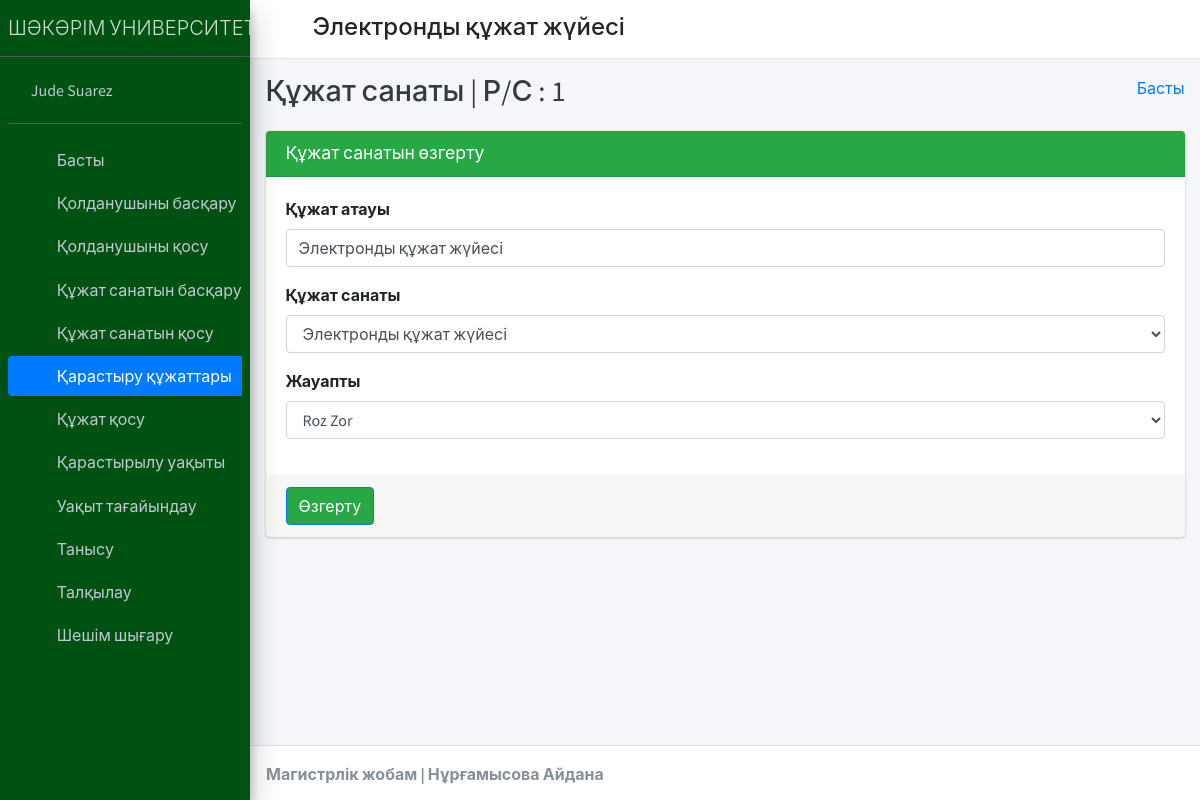
The page /edit_subject/1/ (signed in) on the database its author committed.
### student_management_app/models.py (models this page shows)
class CustomUser(AbstractUser):
    user_type_data = ((1, "HOD"), (2, "Staff"), (3, "Student"))
    user_type = models.CharField(default=1, choices=user_type_data, max_length=10)

class Subjects(models.Model):
    id =models.AutoField(primary_key=True)
    subject_name = models.CharField(max_length=255)
    course_id = models.ForeignKey(Courses, on_delete=models.CASCADE, default=1) #need to give defauult course
    staff_id = models.ForeignKey(CustomUser, on_delete=models.CASCADE)
    created_at = models.DateTimeField(auto_now_add=True)
    updated_at = models.DateTimeField(auto_now=True)
    objects = models.Manager()

class Courses(models.Model):
    id = models.AutoField(primary_key=True)
    course_name = models.CharField(max_length=255)
    created_at = models.DateTimeField(auto_now_add=True)
    updated_at = models.DateTimeField(auto_now=True)
    objects = models.Manager()

### student_management_app/HodViews.py (the view)
# urls.py: path('edit_subject/<subject_id>/', HodViews.edit_subject, name="edit_subject"),
def edit_subject(request, subject_id):
    subject = Subjects.objects.get(id=subject_id)
    courses = Courses.objects.all()
    staffs = CustomUser.objects.filter(user_type='2')
    context = {
        "subject": subject,
        "courses": courses,
        "staffs": staffs,
        "id": subject_id
    }
    return render(request, 'hod_template/edit_subject_template.html', context)

### student_management_app/LoginCheckMiddleWare.py (called while the page is built, shortened)
    def process_view(self, request, view_func, view_args, view_kwargs):
        modulename = view_func.__module__
        user = request.user
        if user.is_authenticated:
            if user.user_type == "1":
                if modulename == "student_management_app.HodViews":
                    pass
                elif modulename == "student_management_app.views" or modulename == "django.views.static":
                    pass
                else:
                    return redirect("admin_home")
            else:
                return redirect("login")
        else:
            if request.path == reverse("login") or request.path == reverse("doLogin"):
                pass
            else:
                return redirect("login")

### student_management_app/templates/hod_template/edit_subject_template.html (shortened to what this page needs)
{% extends 'hod_template/base_template.html' %}
{% block page_title %}
    Құжат санаты | Р/С : {{ subject.id }}
{% endblock page_title %}
{% block main_content %}
{% load static %}
<section class="content">
        <div class="container-fluid">
            <div class="row">
                <div class="col-md-12">
                    <div class="card card-primary">
                    <div class="card-header" style="background:#28a745;">
                        <h3 class="card-title">Құжат санатын өзгерту</h3>
                    </div>
                    <form role="form" method="POST" action="{% url 'edit_subject_save' %}">
                        <div class="card-body">
                            <div class="form-group">
                                <label>Құжат атауы </label>
                                <input type="text" class="form-control" name="subject" value="{{ subject.subject_name }}">
                            </div>
                            <div class="form-group">
                                <label>Құжат санаты </label>
                                <select class="form-control" name="course">
                                    {% for course in courses %}
                                        <option value="{{ course.id }}" {% if course.id == subject.course_id.id %} selected {% endif %}>{{ course.course_name }}</option>
                                    {% endfor %}
                                </select>
                            </div>
                            <div class="form-group">
                                <label>Жауапты </label>
                                <select class="form-control" name="staff">
                                    {% for staff in staffs %}
                                        <option value="{{ staff.id }}" {% if staff.id == subject.staff_id.id %} selected {% endif %}>{{ staff.first_name }} {{ staff.last_name }}</option>
                                    {% endfor %}
                                </select>
                            </div>
                        </div>
                        <div class="card-footer">
                        <button type="submit" class="btn btn-primary" style="background:#28a745;">Өзгерту</button>
                        </div>
                    </form>
                    </div>
                </div>
            </div>
        </div>
      </section>
  {% endblock main_content %}

### student_management_app/templates/hod_template/sidebar_template.html
{% load static %}
<aside class="main-sidebar sidebar-dark-primary elevation-4" style="background-color:#005213;">
      <a href="{% url 'admin_home' %}" class="brand-link">
        <span class="brand-text font-weight-light">ШӘКӘРІМ УНИВЕРСИТЕТІ</span>
      </a>
      <div class="sidebar">
        <div class="user-panel mt-3 pb-3 mb-3 d-flex">
          <div class="image">
          </div>
          <div class="info">
            <a href="{% url 'admin_profile' %}" class="d-block">{{ user.first_name }} {{ user.last_name }}</a>
          </div>
        </div>
        <nav class="mt-2">
          <ul class="nav nav-pills nav-sidebar flex-column" data-widget="treeview" role="menu" data-accordion="false">
            <li class="nav-item">
              {% url 'admin_home' as admin_home %}
              <a href="{{ admin_home }}" class="nav-link {% if request.path == admin_home %} active {% endif %}">
                <i class="nav-icon fas fa-tachometer-alt"></i>
                <p>
                  Басты
                </p>
              </a>
            </li>
            <li class="nav-item">
              {% url 'manage_staff' as manage_staff %}
              {% url 'edit_staff' staff_id=id as edit_staff %}
              <a href="{{ manage_staff }}" class="nav-link {% if request.path == manage_staff %} active {% endif %} {% if request.path == edit_staff %} active {% endif %}">
                <i class="nav-icon fas fa-chalkboard-teacher"></i>
                <p>
                  Қолданушыны басқару
                </p>
              </a>
            </li>
            <li class="nav-item">
              {% url 'add_staff' as add_staff %}
              <a href="{{ add_staff }}" class="nav-link {% if request.path == add_staff %} active {% endif %}">
                <i class="nav-icon fas fa-th"></i>
                <p>
                  Қолданушыны қосу
                </p>
              </a>
            </li>
            <li class="nav-item">
              {% url 'manage_course' as manage_course %}
              {% url 'edit_course' course_id=id as edit_course %}
              <a href="{{ manage_course }}" class="nav-link {% if request.path == manage_course %} active {% endif %} {% if request.path == edit_course %} active {% endif %}">
                <i class="nav-icon fas fa-chalkboard"></i>
                <p>
                  Құжат санатын басқару
                </p>
              </a>
            </li>
            <li class="nav-item">
            {% url 'add_course' as add_course %}
              <a href="{{ add_course }}" class="nav-link {% if request.path == add_course %} active {% endif %}">
                <i class="nav-icon fas fa-th"></i>
                <p>
                  Құжат санатын қосу
                </p>
              </a>
            </li>
            <li class="nav-item">
              {% url 'manage_subject' as manage_subject %}
              {% url 'edit_subject' subject_id=id as edit_subject %}
              <a href="{{ manage_subject }}" class="nav-link {% if request.path == manage_subject %} active {% endif %} {% if request.path == edit_subject %} active {% endif %}">
                <i class="nav-icon fas fa-book"></i>
                <p>
                  Қарастыру құжаттары
                </p>
              </a>
            </li>
            <li class="nav-item">
              {% url 'add_subject' as add_subject %}
              <a href="{{ add_subject }}" class="nav-link {% if request.path == add_subject %} active {% endif %}">
                <i class="nav-icon fas fa-th"></i>
                <p>
                  Құжат қосу
                </p>
              </a>
            </li>
            <li class="nav-item">
              {% url 'manage_session' as manage_session %}
              {% url 'edit_session' session_id=id as edit_session %}
              <a href="{{ manage_session }}" class="nav-link {% if request.path == manage_session %} active {% endif %} {% if request.path == edit_session %} active {% endif %}">
                <i class="nav-icon fas fa-graduation-cap"></i>
                <p>
                  Қарастырылу уақыты
                </p>
              </a>
            </li>
            <li class="nav-item">
              {% url 'add_session' as add_session %}
              <a href="{{ add_session }}" class="nav-link {% if request.path == add_session %} active {% endif %}">
                <i class="nav-icon fas fa-th"></i>
                <p>
                  Уақыт тағайындау
                </p>
              </a>
            </li>
            <li class="nav-item">
              {% url 'admin_view_attendance' as admin_view_attendance %}
              <a href="{{ admin_view_attendance }}" class="nav-link {% if request.path == admin_view_attendance %} active {% endif %}">
                <i class="nav-icon fas fa-calendar-alt"></i>
                <p>
                  Танысу
                </p>
              </a>
            </li>
            <li class="nav-item">
              {% url 'staff_feedback_message' as staff_feedback_message %}
              <a href="{{ staff_feedback_message }}" class="nav-link {% if request.path == staff_feedback_message %} active {% endif %}">
                <i class="nav-icon fas fa-th"></i>
                <p>
                  Талқылау
                </p>
              </a>
            </li>
            <li class="nav-item">
              {% url 'staff_leave_view' as staff_leave_view %}
              <a href="{{ staff_leave_view }}" class="nav-link {% if request.path == staff_leave_view %} active {% endif %}">
                <i class="nav-icon fas fa-th"></i>
                <p>
                  Шешім шығару
                </p>
              </a>
            </li>
          </ul>
        </nav>
      </div>
    </aside>

### rows shown on the page
CustomUser: first_name "Jude", last_name "Suarez"
Subjects: id "1", subject "Электронды құжат жүйесі", course "Электронды құжат жүйесі", staff "Roz Zor"
